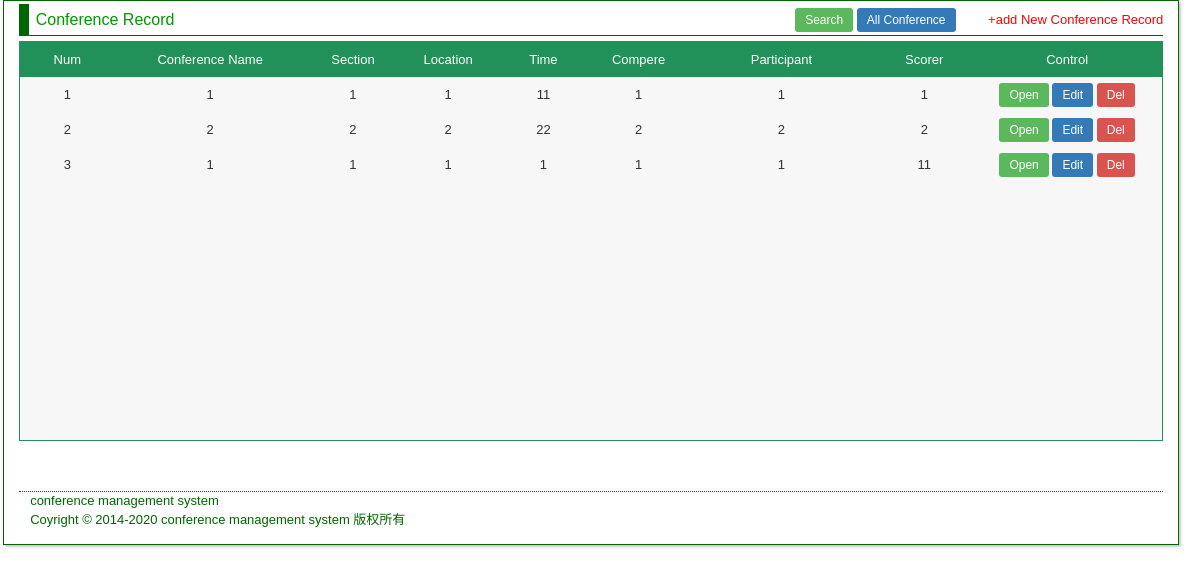
The app's page /conference.php (signed in) with its own data.
### tables this page shows
CREATE TABLE `conference` (
  `id` int(11) NOT NULL,
  `conferenceName` varchar(3000) NOT NULL COMMENT '会议名称',
  `section` varchar(300) NOT NULL COMMENT '部门',
  `location` varchar(300) NOT NULL COMMENT '地点',
  `time` int(11) NOT NULL COMMENT '时间',
  `compere` varchar(700) NOT NULL COMMENT '主持人',
  `participant` varchar(700) NOT NULL COMMENT '参与者',
  `scorer` varchar(700) NOT NULL COMMENT '记录员',
  `summary` varchar(5000) NOT NULL COMMENT '摘要',
  `conferenceDetails` text COMMENT '会议详情'
);

### conference.php (the view, shortened to what this page needs)
<!DOCTYPE html>
<html lang="en">
<head>
  <link rel="stylesheet" href="bootstrap-3.3.5-dist/css/bootstrap.css">
  <link href="css/main.css" rel="stylesheet" type="text/css" />
  <link href="css/common.css" rel="stylesheet" type="text/css" />
  <link rel="stylesheet" href="css/list.css">
</head>
<?php
include_once 'config/config.php';
$sql = "SELECT * FROM conference";
$re = $db -> query($sql);
?>
<body>
<div id="listBox" >
  <div id="title">
    <ul>
      <li><span><a href="#">Conference Record</a></span></li>
    </ul>
    <div class="pull-right">
    <a  class="btn-sm btn-success" data-toggle="modal" data-target="#Modal">Search</a>
      <a  class="btn-sm btn-primary" href="conference.php">All Conference</a>
    <a style="color: red" class="glyphicon-plus newRecord" href="addRecord.php" >add New Conference Record</a>
    </div>
    </div>
  <div id="content">
    <div class="container-fluid listBg contentHig">
      <div class="row text-center title">
        <div class="col-xs-1 num">Num</div>
        <div class="col-xs-2 name">Conference Name</div>
        <div class="col-xs-1 section">Section</div>
        <div class="col-xs-1 location">Location</div>
        <div class="col-xs-1 time">Time</div>
        <div class="col-xs-1 compere">Compere</div>
        <div class="col-xs-2 participant">Participant</div>
        <div class="col-xs-1 scorer">Scorer</div>
        <div class="col-xs-2 control">Control</div>
      </div>
      <?php
      $i = 1;
      while ($info = $re -> fetch()) {
      ?>
      <div class="row text-center listItem">
        <div class="col-xs-1 num"><?php echo $i; ?></div>
        <div class="col-xs-2 name"><?php echo $info['conferenceName']; ?></div>
        <div class="col-xs-1 section"><?php echo $info['section']; ?></div>
        <div class="col-xs-1 location"><?php echo $info['location']; ?></div>
        <div class="col-xs-1 time"><?php echo $info['time']; ?></div>
        <div class="col-xs-1 compere"><?php echo $info['compere']; ?></div>
        <div class="col-xs-2 participant"><?php echo $info['participant']; ?></div>
        <div class="col-xs-1 scorer"><?php echo $info['scorer']; ?></div>
        <div class="col-xs-2">
          <a class="btn-sm btn-success open" href="openRecord.php?id=<?php echo $info['id']; ?>">Open</a>
          <a class="btn-sm btn-primary edit" href="editRecord.php?id=<?php echo $info['id']; ?>">Edit</a>
          <?php if($_SESSION['admin'] == 1){?>
          <a class="btn-sm btn-danger del" href="conference.php?del=1&id=<?php echo $info['id']; ?>">Del</a>
          <?php } ?>
        </div>
      </div>
        <?php
        $i++;
      }
      ?>
    </div>
  </div>
  <div id="contact">
    <ul>
        <li> conference management system</li>
        <li>  Coyright © 2014-2020 conference management system 版权所有</li>
    </ul>
</div>
</div>
</body>
</html>

### css/main.css (style rules this page uses)
#listBox { width: 98%; height: auto; padding: 3px; margin-left: 3px; border: 1px solid#006600; -moz-box-shadow: 2px 2px 2px rgba(195, 193, 193, 0.84); box-shadow: 2px 2px 2px rgba(195, 193, 193, 0.84); }
#title { line-height: 32px; height: 32px; width: 98%; margin: 0 auto; border-bottom: 1px solid#006600; border-left: 10px solid #006600; }
#title li { float: left; margin: 0 7px; }
#listBox #title ul li a { font-size: 16px; }
#title li span a { color: #009900; }
#content { width: 98%; height: 440px; padding: 0px; clear: both; float: none; margin: 5px auto; }
#contact { width: 98%; height: 40px; border-top: 1px dotted #006600; color: #006600; clear: both; float: none; margin-top: 10px; margin-right: auto; margin-bottom: 10px; margin-left: auto; }
#contact ul { padding-left: 1%; }

### css/common.css (style rules this page uses)
*,body { font-family: Arial,Menlo,monospace,"Courier New", Courier; font-size: 13px; margin: 0; padding: 0; }
ul,dl,dd,dt { list-style-type: none; margin: 0px; padding: 0px; }
a { text-decoration: none; cursor: pointer; }

### css/list.css (style rules this page uses)
.listBg { background-color: #f7f7f7; border: #229159 solid 1px; }
.contentHig { height: 400px; }
.title { line-height: 35px; font-size: 20px; background-color: #229159; color: white; }
.listItem { line-height: 35px; }

### records on screen
conference: conferenceName "1", section "1", location "1", time "11", compere "1", participant "1", scorer "1"
conference: conferenceName "2", section "2", location "2", time "22", compere "2", participant "2", scorer "2"
conference: conferenceName "1", section "1", location "1", time "1", compere "1", participant "1", scorer "11"
